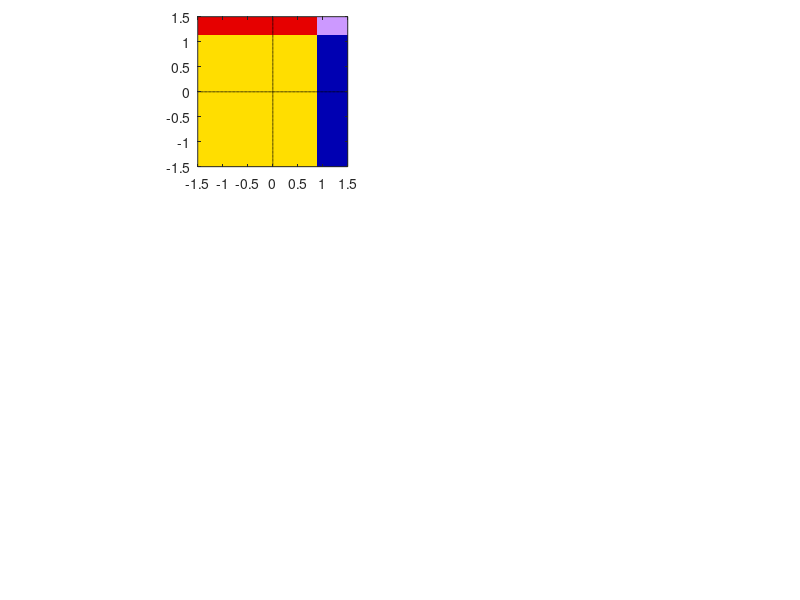

Recreate this plot in MATLAB. (Note: this script raises an error after producing the figure.)
%% Benefits of antibiotic resistance in commensals and the scope for resistance optimization
% Kristofer Wollein Waldetoft, Sarah Sundius, Rachel Kuske, Sam P. Brown

% Code by: Sarah Sundius
% August 18, 2021


%% Qualitative Model (Ecological) Outcomes
% code to create Figure S5

clear; clc;

% parameters
rp = 0.5;
rc = 0.5;
kp = 1;
kc = 1;
x = 0.1;

% control parameters
%A = [1 0.5 0 0.5 1];
%f = [0.5 0.5 1 2 2];
A = [1 0 1];        % used for Fig S5
f = [0.5 1 2];      % used for Fig S5

% alpha range 
a = -1.5:0.001:1.5;

% state bounds 
apc_bound = @(fv,Av) (rc*kp*(rp - x*Av))/(rp*kc*(rc - x*fv*Av));
acp_bound = @(fv,Av) (rp*kc*(rc - x*fv*Av))/(rc*kp*(rp - x*Av));

% set colors
d = jet(200);
Ponly = d(180,:);
Conly = d(10,:);
coexist = [1 0.87 0];
bistable = [0.8 0.6 1];

% plot eco outcomes in (apc,acp)-space
fig = figure;
set(gcf,'unit','inches','position',[0 0 5.5 9]);

% PANEL (A): High commensal resistance, high antibiotic 
ax(1) = subplot(3,1,1);
set(gca,'unit','inches','position',[0.75 6.5 2.25 2.25])
apc = apc_bound(f(1),A(1));
acp = acp_bound(f(1),A(1));
hold on
axis square
axis([-1.5 1.5 -1.5 1.5])
box on
patch([min(xlim) apc apc min(xlim)],[acp acp max(ylim) max(ylim)],Ponly,'LineStyle','none')         % P dominance
patch([apc max(xlim) max(xlim) apc],[min(ylim) min(ylim) acp acp],Conly,'LineStyle','none')         % C dominance
patch([apc max(xlim) max(xlim) apc],[acp acp max(ylim) max(ylim)],bistable,'LineStyle','none')    	% bistability
patch([min(xlim) apc apc min(xlim)],[min(ylim) min(ylim) acp acp],coexist,'LineStyle','none')       % coexistence
set(gca,'Layer','top')
plot(zeros(size(a)),a,'k--','LineWidth',1)  % apc = 0
plot(a,zeros(size(a)),'k--','LineWidth',1)  % acp = 0
ax = gca;
ax.FontSize = 8;
ax.LineWidth = 1;
xticks([-1.5 -1 -0.5 0 0.5 1 1.5])
yticks([-1.5 -1 -0.5 0 0.5 1 1.5])
xticklabels({'-1.5','-1','-0.5','0','0.5','1','1.5'})
yticklabels({'-1.5','-1','-0.5','0','0.5','1','1.5'})
xlim([-1.5,1.5])
ylim([-1.5,1.5])
l1 = legend('pathogen dominance','commensal dominance','bistability','coexistence','FontSize',9,'TextColor','k');
set(l1,'unit','inches','position',[3.233 8.0625 1.875 0.6875])
title('f = 0.5, A = 1','FontWeight','Normal','FontSize',10,'Color','k')

% PANEL (B): Equal susceptibility or no antibiotic
% (equal susceptibility will give this result regardless of antibiotic)
ax(2) = subplot(3,1,2);
set(gca,'unit','inches','position',[0.75 3.5 2.25 2.25])
apc = apc_bound(f(2),A(2));
acp = acp_bound(f(2),A(2));
hold on
axis square
axis([-1.5 1.5 -1.5 1.5])
box on
patch([min(xlim) apc apc min(xlim)],[acp acp max(ylim) max(ylim)],Ponly,'LineStyle','none')         % P dominance
patch([apc max(xlim) max(xlim) apc],[min(ylim) min(ylim) acp acp],Conly,'LineStyle','none')         % C dominance
patch([apc max(xlim) max(xlim) apc],[acp acp max(ylim) max(ylim)],bistable,'LineStyle','none')     	% bistability
patch([min(xlim) apc apc min(xlim)],[min(ylim) min(ylim) acp acp],coexist,'LineStyle','none')       % coexistence
set(gca,'Layer','top')
plot(zeros(size(a)),a,'k--','LineWidth',1)  % apc = 0
plot(a,zeros(size(a)),'k--','LineWidth',1)  % acp = 0
ax = gca;
ax.FontSize = 8;
ax.LineWidth = 1;
xticks([-1.5 -1 -0.5 0 0.5 1 1.5])
yticks([-1.5 -1 -0.5 0 0.5 1 1.5])
xticklabels({'-1.5','-1','-0.5','0','0.5','1','1.5'})
yticklabels({'-1.5','-1','-0.5','0','0.5','1','1.5'})
xlim([-1.5,1.5])
ylim([-1.5,1.5])
title('f = 1 or A = 0','FontWeight','Normal','FontSize',10,'Color','k')
ylabel('a_{cp}','FontSize',10,'Color','k')

% PANEL (C): High commensal susceptibility, high antibiotic 
ax(3) = subplot(3,1,3);
set(gca,'unit','inches','position',[0.75 0.5 2.25 2.25])
apc = apc_bound(f(3),A(3));
acp = acp_bound(f(3),A(3));
hold on
axis square
axis([-1.5 1.5 -1.5 1.5])
box on
patch([min(xlim) apc apc min(xlim)],[acp acp max(ylim) max(ylim)],Ponly,'LineStyle','none')         % P dominance
patch([apc max(xlim) max(xlim) apc],[min(ylim) min(ylim) acp acp],Conly,'LineStyle','none')       	% C dominance
patch([apc max(xlim) max(xlim) apc],[acp acp max(ylim) max(ylim)],bistable,'LineStyle','none')    	% bistability
patch([min(xlim) apc apc min(xlim)],[min(ylim) min(ylim) acp acp],coexist,'LineStyle','none')       % coexistence
set(gca,'Layer','top')
plot(zeros(size(a)),a,'k--','LineWidth',1)  % apc = 0
plot(a,zeros(size(a)),'k--','LineWidth',1)  % acp = 0
ax = gca;
ax.FontSize = 8;
ax.LineWidth = 1;
xticks([-1.5 -1 -0.5 0 0.5 1 1.5])
yticks([-1.5 -1 -0.5 0 0.5 1 1.5])
xticklabels({'-1.5','-1','-0.5','0','0.5','1','1.5'})
yticklabels({'-1.5','-1','-0.5','0','0.5','1','1.5'})
xlim([-1.5,1.5])
ylim([-1.5,1.5])
title('f = 2, A = 1','FontWeight','Normal','FontSize',10,'Color','k')
xlabel('a_{pc}','FontSize',10,'Color','k')

% save figure
%exportgraphics(fig,'EcoOutcomes.eps','Resolution',600,'ContentType','vector')

